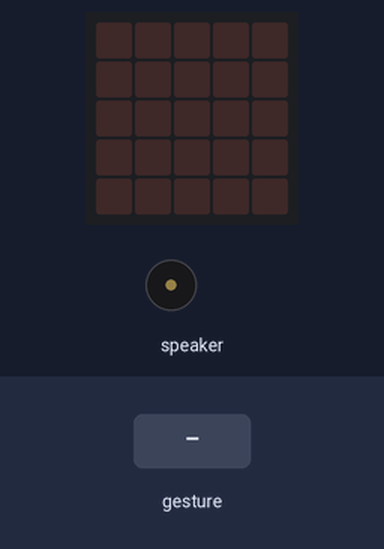
Simulated run of this program. Board: Calliope mini (MakeCode). Parts: the board's 5×5 LED display, buzzer (waves = sounding). The test bench sets the inputs (shaded band). Random numbers come from a fixed seed; a tilt is held for 1.5 s and a shake lasts 1 s, then the board lies face up again.

Above: at 2.7 s.
2.8 s: gesture 'shake'
At 4.2 s:
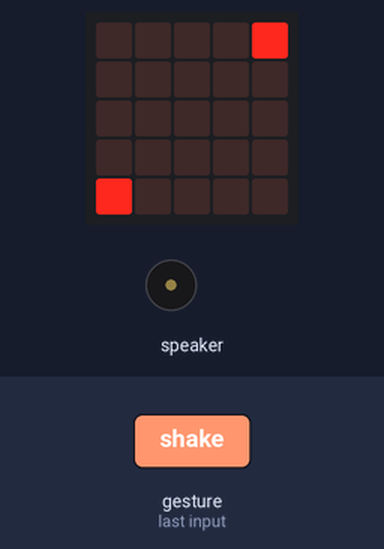
4.5 s: gesture 'shake'
At 5.5 s:
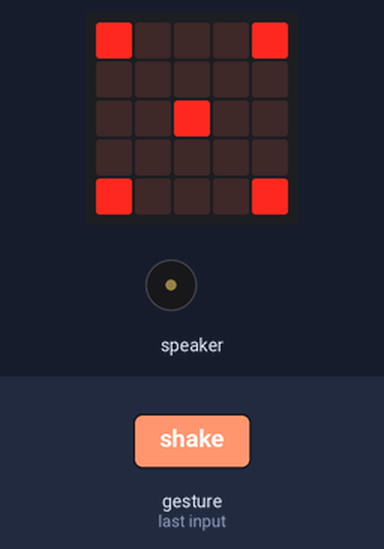
6.2 s: gesture 'shake'
At 6.8 s:
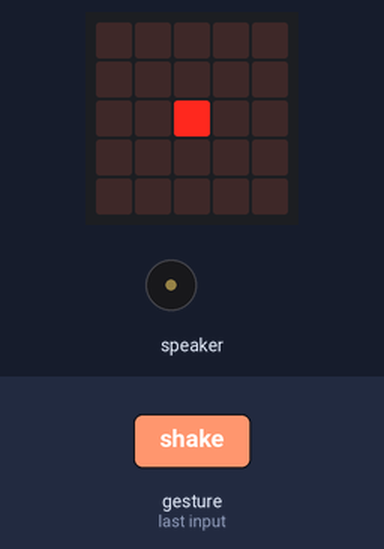
9.2 s: gesture 'shake'
At 9.9 s:
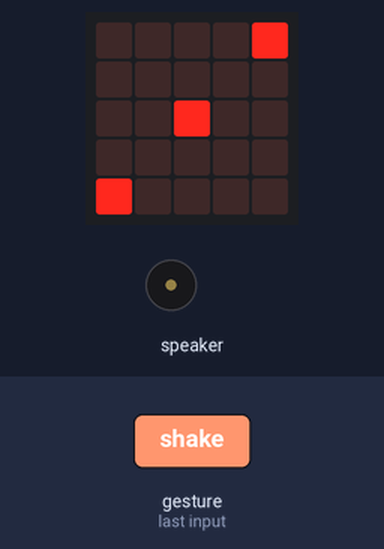
Timing chart, 0 to 12.2 s (numbered marks = the images above; inputs shaded):
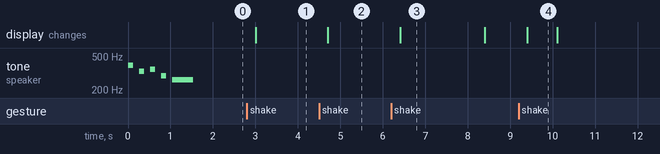

Measured:
- after the input at 2.8 s, the display: changes after 0.21 s (image 1)
- after the input at 4.5 s, the display: changes after 0.21 s (image 2)
- after the input at 9.2 s, the display: changes after 0.21 s (image 4)
- what the display in image 3 shows lasts 2.0 s, from 6.4 s to 8.4 s
- what the display in image 4 shows lasts 0.7 s, from 9.4 s to 10.1 s

The program:

main.ts
```typescript
function Bin_bereit () {
    music.playTone(392, music.beat(BeatFraction.Quarter))
    music.rest(music.beat(BeatFraction.Quarter))
    music.playTone(330, music.beat(BeatFraction.Quarter))
    music.rest(music.beat(BeatFraction.Quarter))
    music.playTone(349, music.beat(BeatFraction.Quarter))
    music.rest(music.beat(BeatFraction.Quarter))
    music.playTone(294, music.beat(BeatFraction.Quarter))
    music.rest(music.beat(BeatFraction.Quarter))
    music.playTone(262, music.beat(BeatFraction.Whole))
}
input.onGesture(Gesture.Shake, function () {
    Zahl = randint(1, 6)
})
let Zahl = 0
Bin_bereit()
Zahl = 0
basic.clearScreen()
basic.forever(function () {
    while (Zahl == 1) {
        basic.showLeds(`
            . . . . .
            . . . . .
            . . # . .
            . . . . .
            . . . . .
            `)
        basic.pause(5000)
        basic.clearScreen()
        Zahl = 0
    }
})
basic.forever(function () {
    while (Zahl == 2) {
        basic.showLeds(`
            . . . . #
            . . . . .
            . . . . .
            . . . . .
            # . . . .
            `)
        basic.pause(5000)
        basic.clearScreen()
        Zahl = 0
    }
})
basic.forever(function () {
    while (Zahl == 3) {
        basic.showLeds(`
            . . . . #
            . . . . .
            . . # . .
            . . . . .
            # . . . .
            `)
        basic.pause(5000)
        basic.clearScreen()
        Zahl = 0
    }
})
basic.forever(function () {
    while (Zahl == 4) {
        basic.showLeds(`
            # . . . #
            . . . . .
            . . . . .
            . . . . .
            # . . . #
            `)
        basic.pause(5000)
        basic.clearScreen()
        Zahl = 0
    }
})
basic.forever(function () {
    while (Zahl == 5) {
        basic.showLeds(`
            # . . . #
            . . . . .
            . . # . .
            . . . . .
            # . . . #
            `)
        basic.pause(5000)
        basic.clearScreen()
        Zahl = 0
    }
})
basic.forever(function () {
    while (Zahl == 6) {
        basic.showLeds(`
            # . . . #
            . . . . .
            # . . . #
            . . . . .
            # . . . #
            `)
        basic.pause(5000)
        basic.clearScreen()
        Zahl = 0
    }
})
```

test.ts
```typescript
// Hier kann man Tests durchführen; diese Datei wird nicht kompiliert, wenn dieses Paket als Erweiterung verwendet wird.
```
